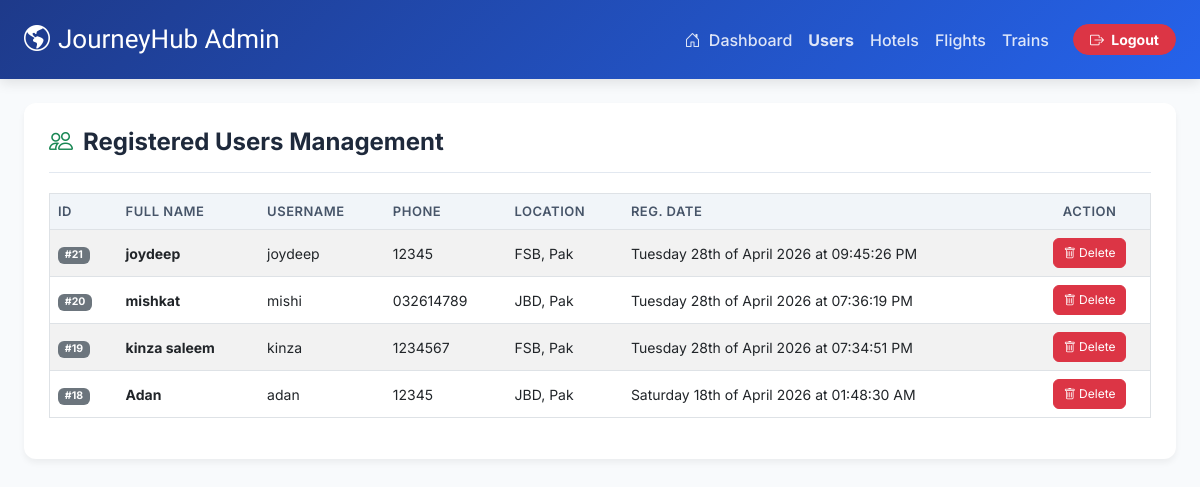
The app's page /Management/users_update.php (signed in) with its own data.
### tables this page shows
CREATE TABLE `users` (
  `UserID` int(10) NOT NULL,
  `FullName` varchar(50) NOT NULL,
  `EMail` varchar(50) NOT NULL,
  `Phone` varchar(15) NOT NULL,
  `Username` varchar(200) NOT NULL,
  `Password` varchar(200) NOT NULL,
  `AddressLine1` varchar(50) NOT NULL,
  `AddressLine2` varchar(50) NOT NULL,
  `City` varchar(30) NOT NULL,
  `State` varchar(30) NOT NULL,
  `Date` varchar(50) NOT NULL
);

### Management/users_update.php (the view, shortened to what this page needs)
<?php
$servername = "localhost";
$username = "root";
$password = "";
$dbname = "travel";
$conn = mysqli_connect($servername, $username, $password, $dbname);
?>
<!DOCTYPE html>
<html lang="en">
<head>
    <link href="https://cdn.jsdelivr.net/npm/bootstrap@5.3.0/dist/css/bootstrap.min.css" rel="stylesheet">
    <link href="https://cdn.jsdelivr.net/npm/bootstrap-icons@1.10.5/font/bootstrap-icons.css" rel="stylesheet">
</head>
<body>
    <nav class="navbar navbar-expand-lg navbar-custom mb-4">
        <div class="container-fluid px-4">
            <a class="navbar-brand" href="Home.php"><i class="bi bi-globe-americas me-2"></i>JourneyHub Admin</a>
            <div class="collapse navbar-collapse" id="navbarNav">
                <ul class="navbar-nav ms-auto align-items-center">
                    <li class="nav-item"><a class="nav-link" href="Home.php"><i class="bi bi-house-door me-1"></i> Dashboard</a></li>
                    <li class="nav-item"><a class="nav-link active fw-bold text-white" href="users_add.php">Users</a></li>
                    <li class="nav-item"><a class="nav-link" href="hotels_add.php">Hotels</a></li>
                    <li class="nav-item"><a class="nav-link" href="flights_add.php">Flights</a></li>
                    <li class="nav-item"><a class="nav-link" href="trains_add.php">Trains</a></li>
                    <li class="nav-item ms-3"><a href="adminLogout.php" class="btn btn-danger btn-sm rounded-pill px-3 fw-bold"><i class="bi bi-box-arrow-right me-1"></i> Logout</a></li>
                </ul>
            </div>
        </div>
    </nav>
    <div class="container-fluid px-4 pb-5">
        <div class="row g-4">
            <div class="col-12">
                <div class="dashboard-card">
                    <h4 class="card-header-title"><i class="bi bi-people text-success"></i> Registered Users Management</h4>
                    <div class="table-responsive">
                        <table class="table table-hover table-striped align-middle border">
                            <thead>
                                <tr><th>ID</th><th>Full Name</th><th>Username</th><th>Phone</th><th>Location</th><th>Reg. Date</th><th class="text-center">Action</th></tr>
                            </thead>
                            <tbody>
                                <?php
                                $res = mysqli_query($conn, "SELECT UserID, FullName, Username, Phone, City, State, Date FROM users ORDER BY UserID DESC");
                                if(mysqli_num_rows($res) > 0) {
                                    while($row = mysqli_fetch_assoc($res)) {
                                        echo "<tr>";
                                        echo "<td><span class='badge bg-secondary'>#{$row['UserID']}</span></td>";
                                        echo "<td class='fw-bold'>" . htmlspecialchars($row['FullName']) . "</td>";
                                        echo "<td>" . htmlspecialchars($row['Username']) . "</td>";
                                        echo "<td>" . htmlspecialchars($row['Phone']) . "</td>";
                                        echo "<td>" . htmlspecialchars($row['City']) . ", " . htmlspecialchars($row['State']) . "</td>";
                                        echo "<td>" . htmlspecialchars($row['Date']) . "</td>";
                                        echo "<td class='text-center'>";
                                        echo "<form method='post' action='' style='display:inline;'>";
                                        echo "<button type='submit' name='delete' class='btn btn-danger action-btn' onclick=\"return confirm('Are you sure you want to delete this user?');\"><i class='bi bi-trash'></i> Delete</button>";
                                        echo "</form>";
                                        echo "</td>";
                                        echo "</tr>";
                                    }
                                } else {
                                    echo "<tr><td colspan='7' class='text-center text-muted py-4'>No users found in the database.</td></tr>";
                                }
                                ?>
                            </tbody>
                        </table>
                    </div>
                </div>
            </div>
        </div>
    </div>
</body>
</html>

### Management/users_update.php (style rules this page uses)
body { background-color: #f8fafc; font-family: 'Inter', sans-serif; color: #334155; }
.navbar-custom { background: linear-gradient(135deg, #1e3a8a, #2563eb); padding: 15px 0; box-shadow: 0 4px 12px rgba(0,0,0,0.1); }
.navbar-brand { font-family: 'Courgette', cursive; font-size: 26px; color: #ffffff !important; }
.nav-link { color: rgba(255, 255, 255, 0.85) !important; font-weight: 500; transition: color 0.3s; }
.dashboard-card { background: #ffffff; border-radius: 12px; border: none; box-shadow: 0 4px 6px rgba(0, 0, 0, 0.05); padding: 25px; margin-bottom: 24px; }
.card-header-title { font-weight: 700; color: #1e293b; margin-bottom: 20px; padding-bottom: 15px; border-bottom: 1px solid #e2e8f0; display: flex; align-items: center; gap: 10px; }
.table th { background-color: #f1f5f9; color: #475569; font-weight: 600; font-size: 13px; text-transform: uppercase; letter-spacing: 0.5px; }
.table td { font-size: 14px; vertical-align: middle; }
.action-btn { padding: 5px 10px; font-size: 12px; }

### records on screen
users: UserID "21", FullName "joydeep", Username "joydeep", Phone "12345", City "FSB", State "Pak", Date "Tuesday 28th of April 2026 at 09:45:26 PM"
users: UserID "20", FullName "mishkat", Username "mishi", Phone "032614789", City "JBD", State "Pak", Date "Tuesday 28th of April 2026 at 07:36:19 PM"
users: UserID "19", FullName "kinza saleem", Username "kinza", Phone "1234567", City "FSB", State "Pak", Date "Tuesday 28th of April 2026 at 07:34:51 PM"
users: UserID "18", FullName "Adan", Username "adan", Phone "12345", City "JBD", State "Pak", Date "Saturday 18th of April 2026 at 01:48:30 AM"
